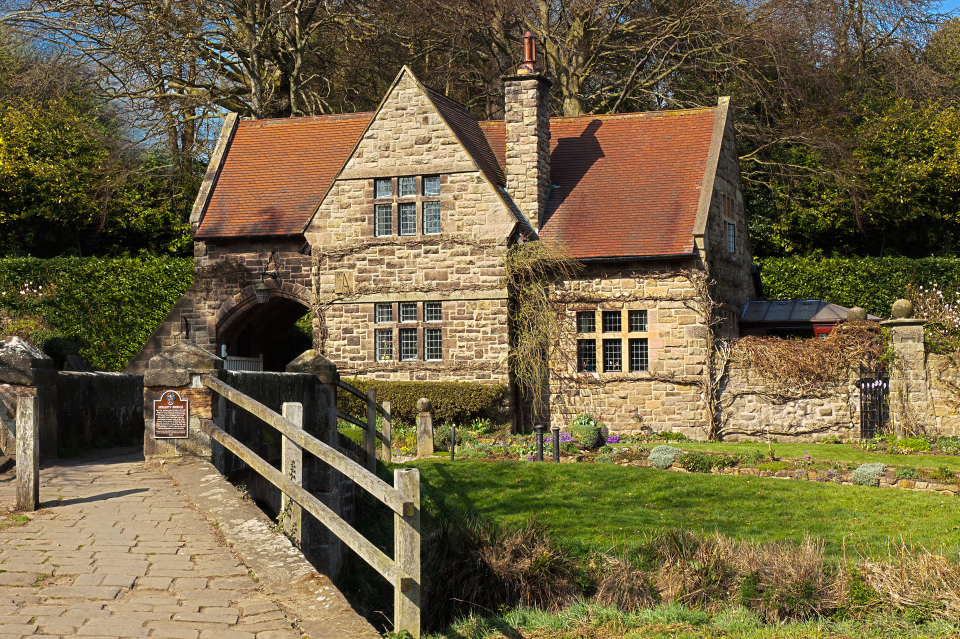
#> input picture dataset_icrawler/casa/000003.jpg, 1920 x 1278 px, found by its file name (shown at 1/2 size); its folder holds 3 pictures in this run
$ python preparar_dataset.py
#> lines starting #> are read from the running program, lines starting #| are printed output that depends on the picture
import os
from PIL import Image
import hashlib
import shutil
import random

# --- Configuración ---
DATASET_ROOT = r"C:\Datashet incendios\dataset_icrawler"
OUTPUT_ROOT = r"C:\Datashet incendios\dataset_final"
IMAGE_SIZE = (224, 224)  # tamaño final
TRAIN_RATIO = 0.8
VAL_RATIO = 0.1
TEST_RATIO = 0.1
RANDOM_SEED = 42

random.seed(RANDOM_SEED)
os.makedirs(OUTPUT_ROOT, exist_ok=True)

# --- Funciones ---
def is_image_valid(path):
    try:
        with Image.open(path) as img:
#> img is the input picture: PIL image 1920x1278 RGB; mean R, G, B 113, 100.2, 67.2
            img.verify()  # verifica si está corrupta
        return True
    except:
        return False

def hash_file(path):
    with open(path, 'rb') as f:
        return hashlib.md5(f.read()).hexdigest()

# --- Procesar cada categoría ---
for categoria in os.listdir(DATASET_ROOT):
    cat_path = os.path.join(DATASET_ROOT, categoria)
    if not os.path.isdir(cat_path):
        continue

    print(f"\nProcesando categoría: {categoria}")
    images = [os.path.join(cat_path, f) for f in os.listdir(cat_path)]

    # Filtrar imágenes corruptas
    images = [img for img in images if is_image_valid(img)]
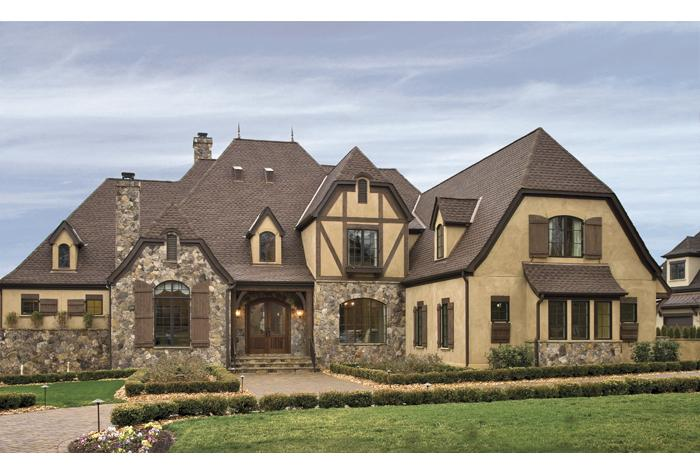
#> input picture dataset_icrawler/casa/000004.jpg, 700 x 475 px, found by its file name
#> in is_image_valid, img is the input picture: PIL image 700x475 RGB; mean R, G, B 154.8, 151.8, 143.4
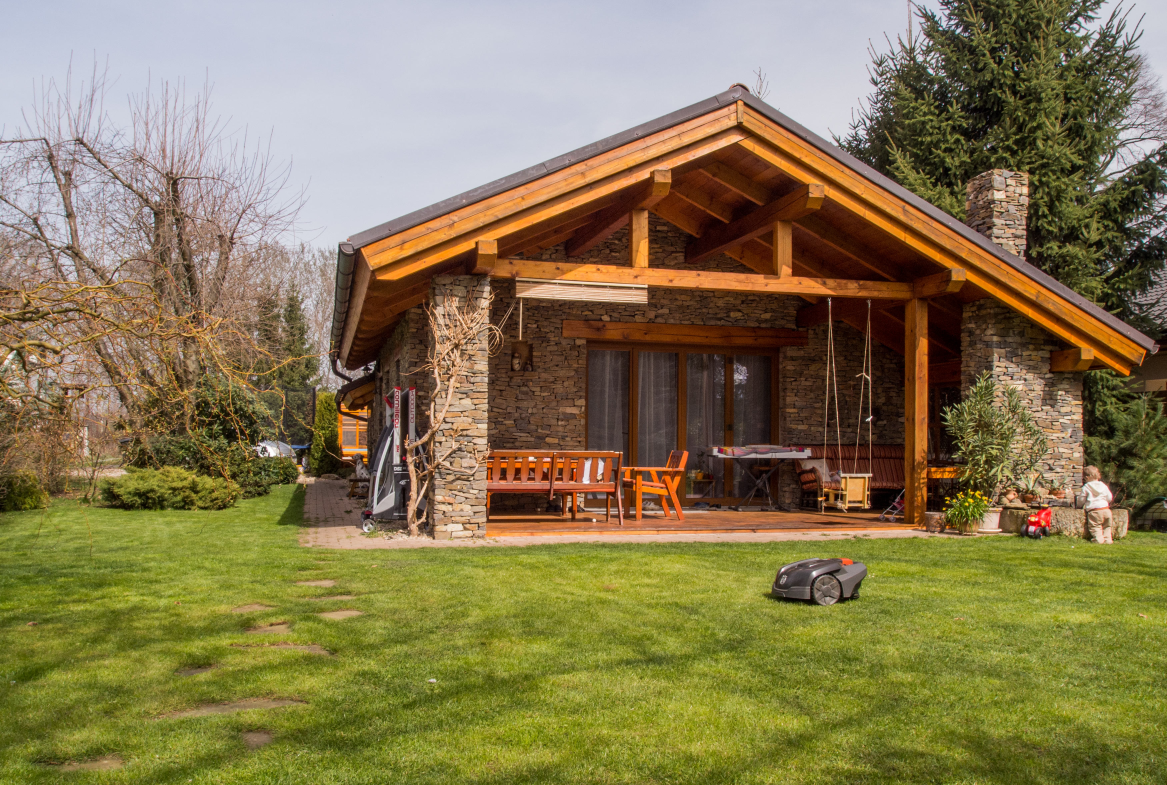
#> input picture dataset_icrawler/casa/000006.jpg, 3500 x 2354 px, found by its file name (shown at 1/3 size)
#> in is_image_valid, img is the input picture: PIL image 3500x2354 RGB; mean R, G, B 133.5, 120.5, 80.6
    print(f"Imágenes válidas: {len(images)}")

    # Eliminar duplicados
    hashes = set()
    unique_images = []
    for img in images:
        h = hash_file(img)
        if h not in hashes:
            hashes.add(h)
            unique_images.append(img)
    print(f"Imágenes únicas: {len(unique_images)}")

    # Mezclar
    random.shuffle(unique_images)

    # Dividir en train/val/test
    n = len(unique_images)
    n_train = int(n * TRAIN_RATIO)
    n_val = int(n * VAL_RATIO)
    n_test = n - n_train - n_val

    splits = {
        'train': unique_images[:n_train],
        'val': unique_images[n_train:n_train+n_val],
        'test': unique_images[n_train+n_val:]
    }

    # Crear carpetas y redimensionar/copiar
    for split, imgs in splits.items():
        split_dir = os.path.join(OUTPUT_ROOT, split, categoria)
        os.makedirs(split_dir, exist_ok=True)
        for img_path in imgs:
            try:
                with Image.open(img_path) as im:
                    im = im.convert("RGB")
                    im = im.resize(IMAGE_SIZE)
                    basename = os.path.basename(img_path)
                    im.save(os.path.join(split_dir, basename))
            except:
                pass
    print(f"Categoría {categoria} procesada: Train={n_train}, Val={n_val}, Test={n_test}")

print("\n✅ Dataset final listo en 'dataset_final' con estructura:")
print("dataset_final/train/<categoria>/")
print("dataset_final/val/<categoria>/")
print("dataset_final/test/<categoria>/")
